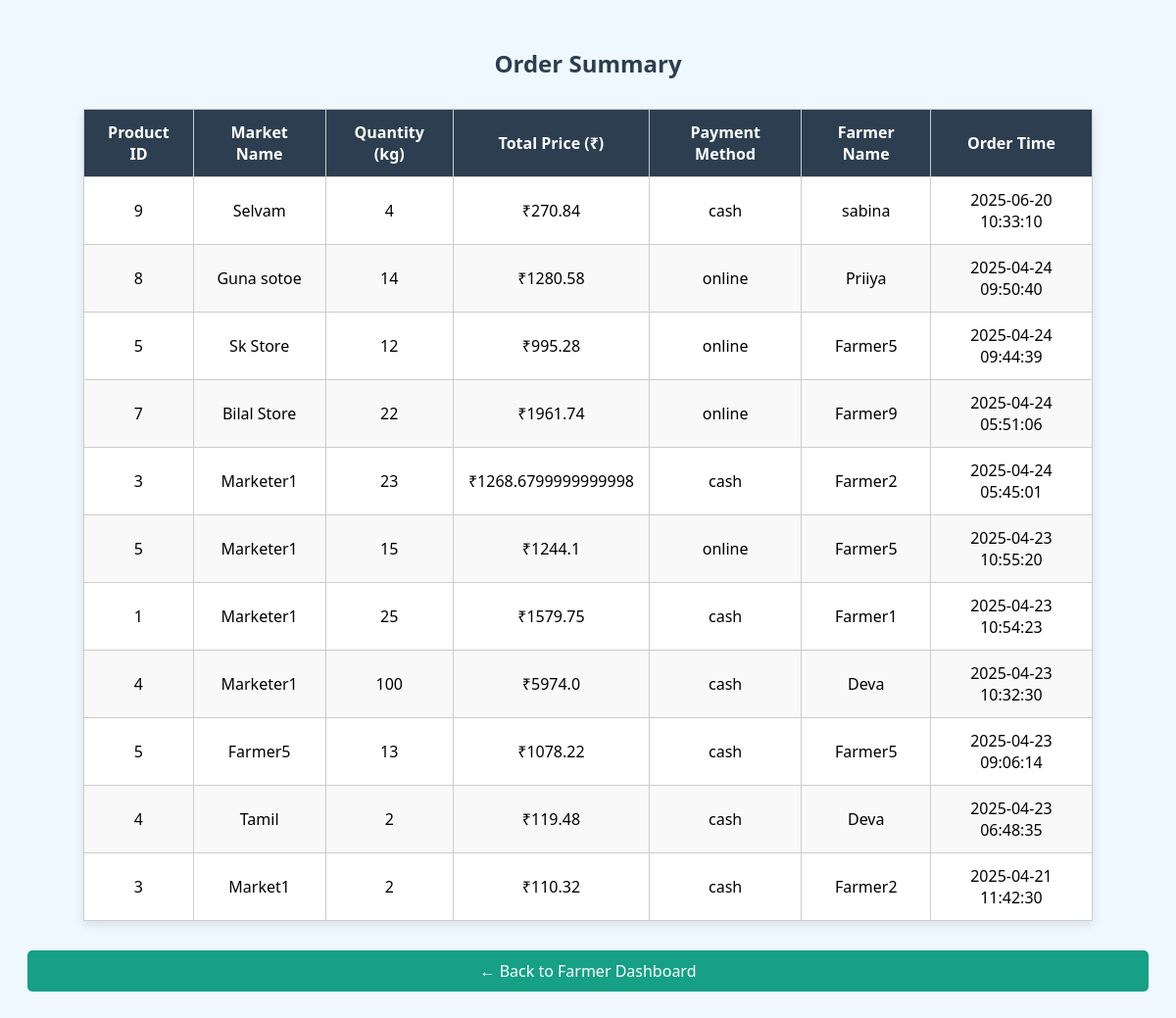
/order, run on the app's committed database.
### tables this page shows
CREATE TABLE orders (
                id INTEGER PRIMARY KEY AUTOINCREMENT,
                product_id INTEGER,
                market_name TEXT,
                quantity_kg INTEGER,
                total_price REAL,
                farmer_name TEXT,
                payment_method TEXT,
                created_at TIMESTAMP DEFAULT CURRENT_TIMESTAMP
            , product_name TEXT);

### app1.py (the view)
@app.route('/order')
def buy_page():
    db = get_db()
    orders = db.execute("SELECT * FROM orders ORDER BY created_at DESC").fetchall()
    db.close()
    return render_template('order.html', orders=orders)

### app1.py (called while the page is built)
def get_db():
    db = sqlite3.connect(app.config['DATABASE'])
    db.row_factory = sqlite3.Row
    return db

### templates/order.html (shortened to what this page needs)
<!DOCTYPE html>
<html lang="en">
<head>
</head>
<body>
<h2>Order Summary</h2>
<table>
    <thead>
        <tr>
            <th>Product ID</th>
            <th>Market Name</th>
            <th>Quantity (kg)</th>
            <th>Total Price (₹)</th>
            <th>Payment Method</th>
            <th>Farmer Name</th>
            <th>Order Time</th>
        </tr>
    </thead>
    <tbody>
        {% for order in orders %}
        <tr>
            <td>{{ order['product_id'] }}</td>
            <td>{{ order['market_name'] }}</td>
            <td>{{ order['quantity_kg'] }}</td>
            <td>₹{{ order['total_price'] }}</td>
            <td>{{ order['payment_method'] }}</td>
            <td>{{ order['farmer_name'] }}</td>
            <td>{{ order['created_at'] }}</td>
        </tr>
        {% endfor %}
    </tbody>
</table>
<a href="/farmer_dashboard" class="back-btn">← Back to Farmer Dashboard</a>
</body>
</html>

### templates/order.html (style rules this page uses)
body { font-family: 'Segoe UI', sans-serif; background: #f0f8ff; padding: 20px; }
h2 { text-align: center; color: #2c3e50; margin-bottom: 30px; }
table { border-collapse: collapse; width: 90%; margin: auto; background-color: white; box-shadow: 0 4px 10px rgba(0, 0, 0, 0.1); }
th, td { border: 1px solid #ccc; padding: 12px 15px; text-align: center; }
th { background-color: #2c3e50; color: white; }
tr:nth-child(even) { background-color: #f9f9f9; }
.back-btn { display: block; margin: 30px auto; padding: 10px 20px; background-color: #16a085; color: white; border: none; border-radius: 5px; text-decoration: none; font-size: 16px; cursor: pointer; text-align: center; }

### data on the page
orders: product_id "9", market_name "Selvam", quantity_kg "4", total_price "270.84", payment_method "cash", farmer_name "sabina", created_at "2025-06-20 10:33:10"
orders: product_id "8", market_name "Guna sotoe", quantity_kg "14", total_price "1280.58", payment_method "online", farmer_name "Priiya", created_at "2025-04-24 09:50:40"
orders: product_id "5", market_name "Sk Store", quantity_kg "12", total_price "995.28", payment_method "online", farmer_name "Farmer5", created_at "2025-04-24 09:44:39"
orders: product_id "7", market_name "Bilal Store", quantity_kg "22", total_price "1961.74", payment_method "online", farmer_name "Farmer9", created_at "2025-04-24 05:51:06"
orders: product_id "3", market_name "Marketer1", quantity_kg "23", total_price "1268.6799999999998", payment_method "cash", farmer_name "Farmer2", created_at "2025-04-24 05:45:01"
orders: product_id "5", market_name "Marketer1", quantity_kg "15", total_price "1244.1", payment_method "online", farmer_name "Farmer5", created_at "2025-04-23 10:55:20"
orders: product_id "1", market_name "Marketer1", quantity_kg "25", total_price "1579.75", payment_method "cash", farmer_name "Farmer1", created_at "2025-04-23 10:54:23"
orders: product_id "4", market_name "Marketer1", quantity_kg "100", total_price "5974.0", payment_method "cash", farmer_name "Deva", created_at "2025-04-23 10:32:30"
orders: product_id "5", market_name "Farmer5", quantity_kg "13", total_price "1078.22", payment_method "cash", farmer_name "Farmer5", created_at "2025-04-23 09:06:14"
orders: product_id "4", market_name "Tamil", quantity_kg "2", total_price "119.48", payment_method "cash", farmer_name "Deva", created_at "2025-04-23 06:48:35"
orders: product_id "3", market_name "Market1", quantity_kg "2", total_price "110.32", payment_method "cash", farmer_name "Farmer2", created_at "2025-04-21 11:42:30"
